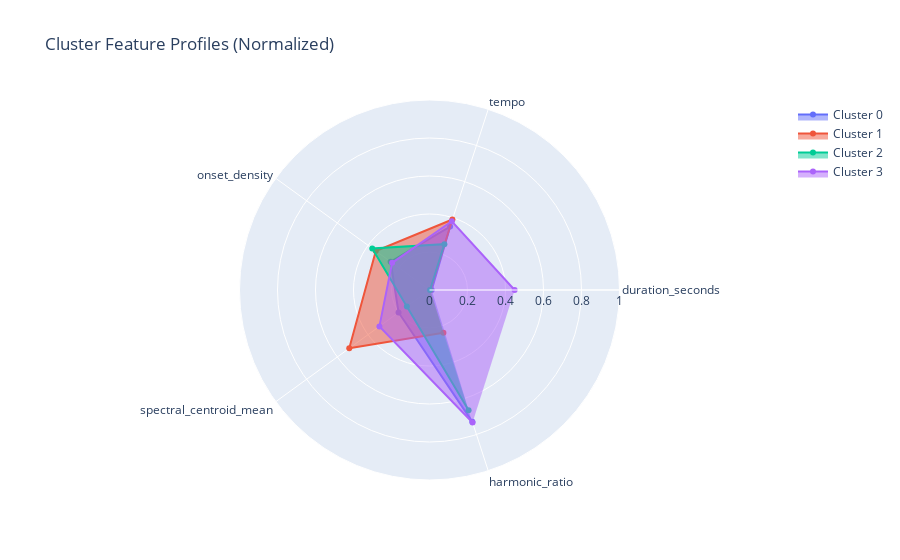

Notebook cell for this chart:
### Code cell
# Create radar chart for cluster comparison
from math import pi

# Select features for radar chart
radar_features = ['duration_seconds', 'tempo', 'onset_density', 
                 'spectral_centroid_mean', 'harmonic_ratio']
radar_features = [f for f in radar_features if f in available_features]

if len(radar_features) >= 3:
    # Normalize features for radar chart
    df_normalized = df_features_clean[radar_features + ['cluster']].copy()
    for feature in radar_features:
        df_normalized[feature] = (df_normalized[feature] - df_normalized[feature].min()) / \
                                 (df_normalized[feature].max() - df_normalized[feature].min())
    
    # Calculate mean values per cluster
    cluster_means = df_normalized.groupby('cluster')[radar_features].mean()
    
    # Create radar chart
    fig = go.Figure()
    
    for cluster in cluster_means.index:
        if cluster != -1:
            fig.add_trace(go.Scatterpolar(
                r=cluster_means.loc[cluster].values,
                theta=radar_features,
                fill='toself',
                name=f'Cluster {cluster}'
            ))
    
    fig.update_layout(
        polar=dict(
            radialaxis=dict(visible=True, range=[0, 1])
        ),
        showlegend=True,
        title="Cluster Feature Profiles (Normalized)"
    )
    fig.show()

### Figure 1 — Plotly figure (JSON) as saved in the notebook; plotly's stock layout.template omitted (floating-point values rounded to 4 significant figures)
{"data": [{"fill": "toself", "name": "Cluster 0", "r": [0.01156, 0.3508, 0.2528, 0.2012, 0.7295], "theta": ["duration_seconds", "tempo", "onset_density", "spectral_centroid_mean", "harmonic_ratio"], "type": "scatterpolar"}, {"fill": "toself", "name": "Cluster 1", "r": [0.003933, 0.39, 0.3493, 0.522, 0.2372], "theta": ["duration_seconds", "tempo", "onset_density", "spectral_centroid_mean", "harmonic_ratio"], "type": "scatterpolar"}, {"fill": "toself", "name": "Cluster 2", "r": [0.002972, 0.2538, 0.3725, 0.1474, 0.6659], "theta": ["duration_seconds", "tempo", "onset_density", "spectral_centroid_mean", "harmonic_ratio"], "type": "scatterpolar"}, {"fill": "toself", "name": "Cluster 3", "r": [0.4481, 0.3802, 0.2433, 0.3258, 0.7333], "theta": ["duration_seconds", "tempo", "onset_density", "spectral_centroid_mean", "harmonic_ratio"], "type": "scatterpolar"}], "layout": {"polar": {"radialaxis": {"range": [0, 1], "visible": true}}, "showlegend": true, "title": {"text": "Cluster Feature Profiles (Normalized)"}}}
